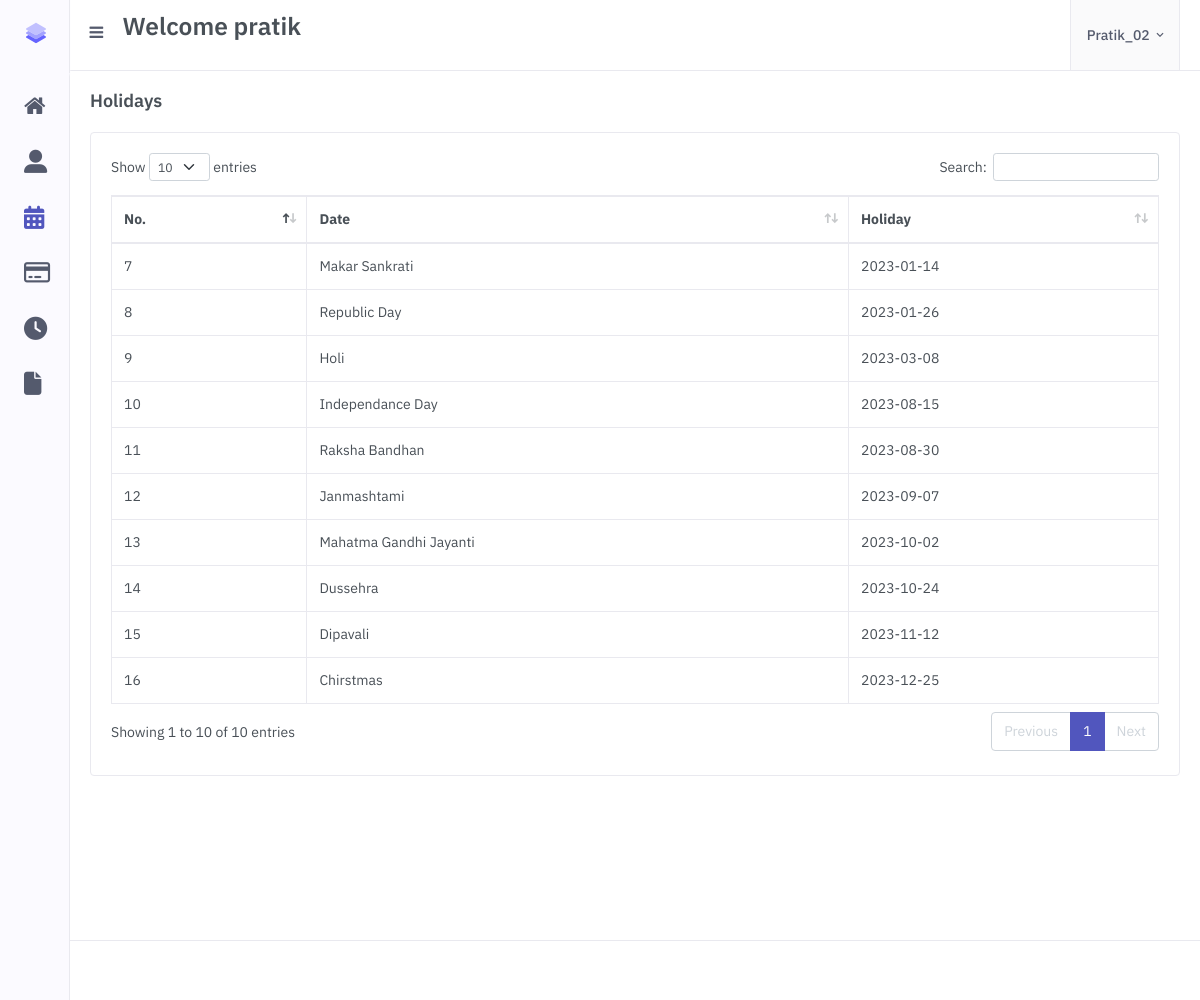
Screenshot of /Employee_Holiday.php (signed in) with the database file from the repository.
### tables this page shows
CREATE TABLE `employee` (
  `Employee_Id` int(10) NOT NULL,
  `Employee_Name` varchar(100) NOT NULL,
  `Email` varchar(50) NOT NULL,
  `Mobile_Number` varchar(10) NOT NULL,
  `Birthdate` varchar(50) NOT NULL,
  `Gender` varchar(10) NOT NULL,
  `Department` int(11) NOT NULL,
  `Password` varchar(10) NOT NULL,
  `Joinning_Date` varchar(50) NOT NULL,
  `Address` varchar(100) NOT NULL,
  `Employee_Username` varchar(50) NOT NULL,
  `Education_Experience` varchar(100) NOT NULL,
  `Parents_Number` varchar(15) NOT NULL,
  `Salary` varchar(10) NOT NULL,
  `Employee_Photo` varchar(250) NOT NULL
);

CREATE TABLE `employee_leave` (
  `Leave_Id` int(11) NOT NULL,
  `Leave_Discription` varchar(250) NOT NULL,
  `Leave_Date` varchar(250) NOT NULL
);

### Employee_Holiday.php (the view, shortened to what this page needs)
<!doctype html>
<html lang="en">
    <head>
        <link href="assets/libs/datatables.net-bs4/css/dataTables.bootstrap4.min.css" rel="stylesheet" type="text/css" />
        <link href="assets/libs/datatables.net-buttons-bs4/css/buttons.bootstrap4.min.css" rel="stylesheet" type="text/css" />
        <link href="assets/libs/datatables.net-responsive-bs4/css/responsive.bootstrap4.min.css" rel="stylesheet" type="text/css" />
        <link rel="stylesheet" href="assets/css/preloader.min.css" type="text/css" />
        <link href="assets/css/bootstrap.min.css" id="bootstrap-style" rel="stylesheet" type="text/css" />
        <link href="assets/css/icons.min.css" rel="stylesheet" type="text/css" />
        <link href="assets/css/app.min.css" id="app-style" rel="stylesheet" type="text/css" />
    </head>
    <body>
<?php include('Employee_Menu.php'); ?>
            <div class="main-content">
                <div class="page-content">
                    <div class="container-fluid">
                        <div class="row">
                            <div class="col-12">
                                <div class="page-title-box d-sm-flex align-items-center justify-content-between">
                                    <h4 class="mb-sm-0 font-size-18">Holidays</h4>
                                </div>
                            </div>
                        </div>
                        <div class="row">
                            <div class="col-12">
                                <div class="card">
                                    <div class="card-body">
                                        <table id="datatable" class="table table-bordered dt-responsive  nowrap w-100">
                                            <thead>
                                            <tr>
                                                <th>No.</th>
                                                <th>Date</th>
                                                <th>Holiday</th>
                                            </tr>
                                            </thead>
                                            <tbody>
											<?php
											include "config.php";
                                            $sql="SELECT * FROM employee_leave";
                                            $res=mysqli_query($conn,$sql);
                                            while($row=mysqli_fetch_assoc($res)){
											?>
                                            <tr>
                                                <td><?php echo $row['Leave_Id'] ?></td>
                                                <td><?php echo $row['Leave_Discription'] ?></td>
                                                <td><?php echo $row['Leave_Date'] ?></td>
                                            </tr>
											<?php
            }
        ?>
                                            </tbody>
                                        </table>
                                    </div>
                                </div>
                            </div>
                        </div>
                            </div>
                        </div>
                    </div>
                <footer class="footer">
                </footer>
    </body>
</html>

### Employee_Menu.php (shortened to what this page needs)
<?php
require_once 'config.php';
?>
<?php
$username_session = $_SESSION['username'];
$fetch_emp_details = "SELECT * FROM employee WHERE `Employee_Username` = '$username_session' ";
$fetch_emp_res = mysqli_query($conn,$fetch_emp_details);
$fetch_emp_r = mysqli_fetch_array($fetch_emp_res);
?>
<html>
<link rel="stylesheet" href="https://cdnjs.cloudflare.com/ajax/libs/font-awesome/4.7.0/css/font-awesome.min.css">
<div id="layout-wrapper">
    <header id="page-topbar">
        <div class="navbar-header">
            <div class="d-flex">
                <div class="navbar-brand-box">
                    <a href="index.html" class="logo logo-dark">
                        <span class="logo-sm">
                            <img src="assets/images/logo-sm.svg" alt="" height="24">
                        </span>
                    </a>
                </div>
                <button type="button" class="btn btn-sm px-3 font-size-16 header-item" id="vertical-menu-btn">
                    <i class="fa fa-fw fa-bars"></i>
                </button>
                 <div class="app-search d-none d-lg-block">
                <div class="position-relative">
                 <h3><p>Welcome <?php echo $fetch_emp_r[1]; ?></p></h3>
                </div>
                </div>
            </div>
            <div class="d-flex">
                <div class="dropdown d-inline-block">
                    <button type="button" class="btn header-item noti-icon position-relative" id="page-header-notifications-dropdown" data-bs-toggle="dropdown" aria-haspopup="true" aria-expanded="false">
                    </button>
                </div>
                <div class="dropdown d-inline-block">
                    <button type="button" class="btn header-item right-bar-toggle me-2">
                    </button>
                </div>
                <div class="dropdown d-inline-block">
                    <button type="button" class="btn header-item bg-soft-light border-start border-end" id="page-header-user-dropdown" data-bs-toggle="dropdown" aria-haspopup="true" aria-expanded="false">
                        <span class="d-none d-xl-inline-block ms-1 fw-medium"><?php echo $_SESSION['username']; ?></span>
                        <i class="mdi mdi-chevron-down d-none d-xl-inline-block"></i>
                    </button>
                </div>
            </div>
        </div>
    </header>
</div>
<div class="vertical-menu">
    <div data-simplebar class="h-100">
        <div id="sidebar-menu">
            <ul class="metismenu list-unstyled" id="side-menu">
                <li>
                    <a href="Employee_Dashboard.php">
                        <i class="fa fa-home"></i>
                    </a>
                </li>
                <li>
                    <a href="javascript: void(0);" class="has-arrow">
                        <i class='fas fa-user-alt'></i>
                    </a>
                </li>
                <li>
                    <a href="javascript: void(0);" class="has-arrow">
                        <i class='fas fa-calendar-alt'></i>
                    </a>
                </li>
                <li>
                    <a href="javascript: void(0);" class="has-arrow">
                        <i class="fa fa-credit-card"></i>
                    </a>
                </li>
                <li>
                    <a href="javascript: void(0);" class="has-arrow">
                        <i class='fas fa-clock'></i>
                    </a>
                </li>
                <li>
                    <a href="javascript: void(0);" class="has-arrow">
                        <i class='fas fa-file'></i>
                    </a>
                </li>
            </ul>
        </div>
    </div>
</div>
</html>

### rows the page displays
employee: Employee_Name "pratik"
employee_leave: Leave_Id "7", Leave_Discription "Makar Sankrati", Leave_Date "2023-01-14"
employee_leave: Leave_Id "8", Leave_Discription "Republic Day", Leave_Date "2023-01-26"
employee_leave: Leave_Id "9", Leave_Discription "Holi", Leave_Date "2023-03-08"
employee_leave: Leave_Id "10", Leave_Discription "Independance Day", Leave_Date "2023-08-15"
employee_leave: Leave_Id "11", Leave_Discription "Raksha Bandhan", Leave_Date "2023-08-30"
employee_leave: Leave_Id "12", Leave_Discription "Janmashtami", Leave_Date "2023-09-07"
employee_leave: Leave_Id "13", Leave_Discription "Mahatma Gandhi Jayanti", Leave_Date "2023-10-02"
employee_leave: Leave_Id "14", Leave_Discription "Dussehra", Leave_Date "2023-10-24"
employee_leave: Leave_Id "15", Leave_Discription "Dipavali", Leave_Date "2023-11-12"
employee_leave: Leave_Id "16", Leave_Discription "Chirstmas", Leave_Date "2023-12-25"

### other values shown
$_SESSION['username'] "Pratik_02"
